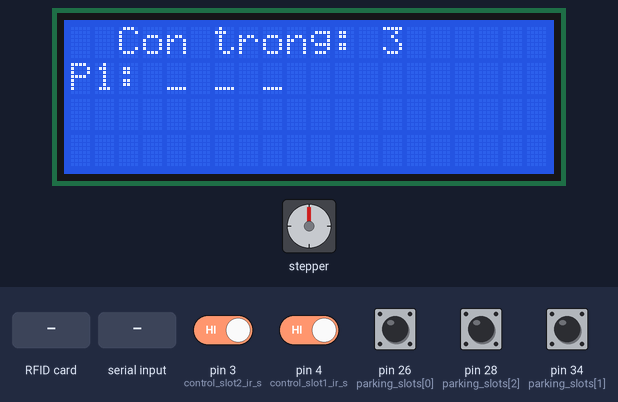
Simulated run of this sketch. Board: Arduino Mega 2560, built with avr-gcc and run on an emulated ATmega2560. Parts: 20×4 character LCD, stepper motor. The test bench sets the inputs (shaded band); at power-on: pin 3 (control_slot2_ir_s), pin 4 (control_slot1_ir_s), pin 26 (parking_slots[0]), pin 28 (parking_slots[2]), pin 34 (parking_slots[1]) HIGH. Stepper angles assume 2048 steps per turn; what the sketch prints to the serial monitor is not drawn.

Above: at 1.3 s.
1.4 s: RFID card 5E 7A 19 C4 held to the reader
At 2.9 s:
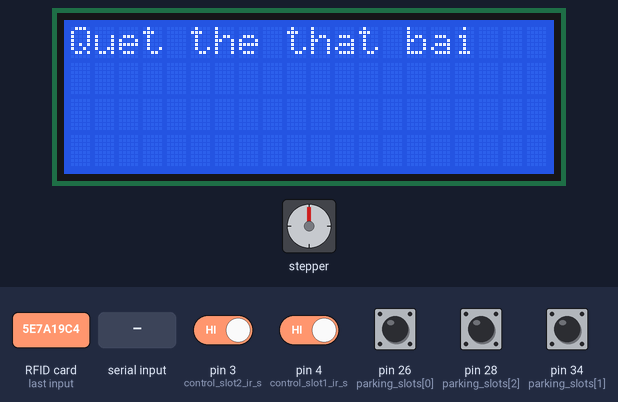
5.7 s: pin 26 (parking_slots[0]) pulled LOW for 1 s
At 7.5 s:
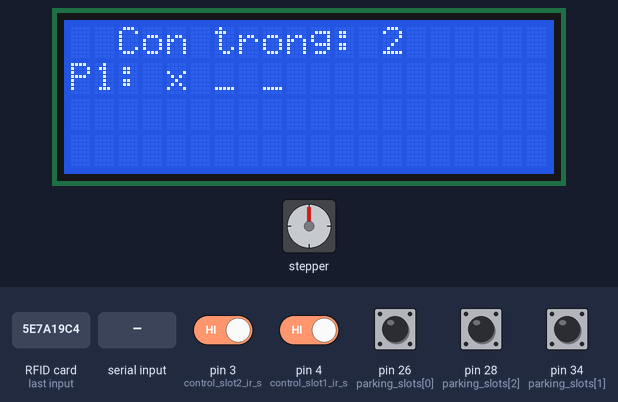
9.8 s: pin 28 (parking_slots[2]) pulled LOW for 1 s
At 11.8 s:
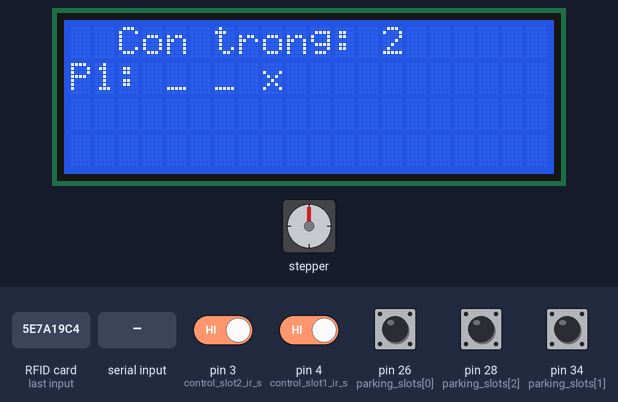
13.9 s: pin 34 (parking_slots[1]) pulled LOW for 1 s
At 14.9 s:
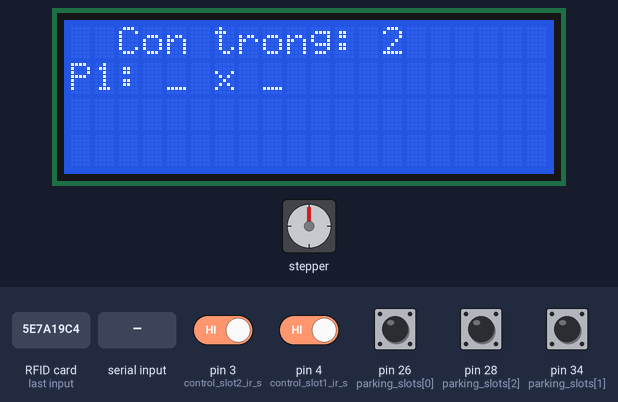
18.0 s: "1" received over Serial
At 19.9 s:
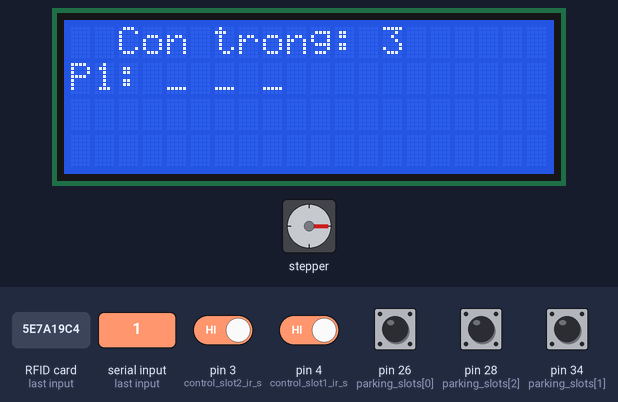
21.1 s: "1" received over Serial
Timing chart, 0 to 30.9 s (numbered marks = the images above; inputs shaded):
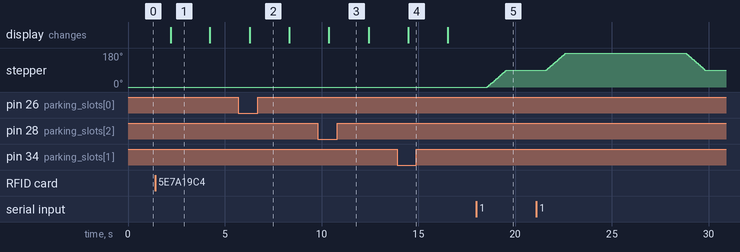

The sketch:

MIT_BaiDo.ino
```cpp
#include <Wire.h>
#include <LiquidCrystal_I2C.h>
#include <MFRC522.h>
#include <Stepper.h>

#define SS_PIN 53  // Pin SS cho RFID trên Arduino Mega
#define RST_PIN 7  // Pin RST cho RFID trên Arduino Mega
MFRC522 rfid(SS_PIN, RST_PIN);

LiquidCrystal_I2C lcd(0x27, 20, 4); // LCD 20x4 với địa chỉ I2C 0x27

const int stepsPerRevolution = 2048; // Số bước cho một vòng quay hoàn chỉnh
Stepper myStepper(stepsPerRevolution, 8, 10, 9, 11); // Chân kết nối động cơ bước
int gateStatus = 0;

char incoming_value;

int parking_slots[] = {26, 34, 28};

int control_slot1_ir_s = 4; // Cảm biến hồng ngoại lối vào
int control_slot2_ir_s = 3; // Cảm biến hồng ngoại lối ra

String status_sensor[] = {"_","_","_"};  // trạng thái bãi đỗ xe : _ : empty , x : busy
int total_slot; // tổng số vị trí
int empty_slot; // số vị trí trống
const int interval = 5000;   // khoảng thời gian cửa mở (5 giây)
unsigned long previousMillis = 0;  // lưu thời gian cuối cùng cửa được mở

void setup() {
  Serial.begin(9600);
  SPI.begin();
  rfid.PCD_Init();

  total_slot = sizeof(parking_slots) / sizeof(parking_slots[0]);
  empty_slot = sizeof(parking_slots) / sizeof(parking_slots[0]); // khi khởi động thì mọi vị trí đều trống, empty = total_slot
  for (int i = 0; i < total_slot; i++) {
    pinMode(parking_slots[i], INPUT_PULLUP);
  }
  pinMode(control_slot1_ir_s, INPUT_PULLUP);
  pinMode(control_slot2_ir_s, INPUT_PULLUP);

  lcd.init();
  lcd.backlight();

  myStepper.setSpeed(15); // Tốc độ của động cơ bước
}

void loop() {
  // Bật tắt cần gạt từ app
  if (Serial.available() > 0) {
    incoming_value = Serial.read();
    Serial.println(incoming_value);
    if (incoming_value == '1') {
      Serial.println("SHOW_MESSAGE| Mo cong thanh cong");
      myStepper.step(0.25*stepsPerRevolution);
      previousMillis = millis();
    }
    else{
      closeGateIfNeeded();

    }
  }

  checkParkingSlots();   // cập nhật trạng thái bãi đỗ xe : _ : empty , x : busy
  displayLCD();
  bool rfidStatus = readRFID();

  if (rfidStatus == true) {
      if (digitalRead(control_slot1_ir_s) == LOW ) {    // mở cửa lối vào
          handleEntry();
      }

      if (digitalRead(control_slot2_ir_s) == LOW ) { // mở cửa lối ra
          handleExit();
      }

      // mở cửa thất bại
      if (digitalRead(control_slot2_ir_s) == HIGH && digitalRead(control_slot1_ir_s) == HIGH) {
        LCD_fail();
      }
  }
  // đóng cửa
  closeGateIfNeeded();
  delay(2000);
}


void checkParkingSlots() {
  String message = "PARKING_STATUS";
  empty_slot = total_slot;
  for(int i=0; i < total_slot; i++){
    if(digitalRead(parking_slots[i]) == LOW){
      status_sensor[i] = "x" ;
      message += "|1";
      empty_slot -= 1;
    }
    else{
      status_sensor[i] = "_";
      message += "|0";
    }
  }
  Serial.println(message);
}

void handleEntry() {
    if (empty_slot > 0) {
      openGateIfNeeded();

      LCD_entry();
    }
    else {
      LCD_fullslot();
    }
}

void handleExit() {
    openGateIfNeeded();
    LCD_exit();
}

void openGateIfNeeded(){
  myStepper.step(0.25*stepsPerRevolution);
  Serial.println("GATE_STATUS|1");
  previousMillis = millis();

}

void closeGateIfNeeded() {
  if (previousMillis > 0 && millis() - previousMillis >= interval) {
    Serial.println("Close");
    myStepper.step(-0.25 * stepsPerRevolution);
    previousMillis = 0;  // Reset previousMillis để không quay lại ngay lập tức
    Serial.println("GATE_STATUS|0");
    Serial.println("SHOW_MESSAGE| Dong cong thanh cong");
  }
}

bool readRFID() {
  if (!rfid.PICC_IsNewCardPresent() || !rfid.PICC_ReadCardSerial()) {
    return false;
  }

  Serial.print("Card ID: ");
  for (byte i = 0; i < rfid.uid.size; i++) {
    Serial.print(rfid.uid.uidByte[i] < 0x10 ? " 0" : " ");
    Serial.print(rfid.uid.uidByte[i], HEX);
  }
  Serial.println();
  return true;
}
void displayLCD() {
  lcd.clear();
  lcd.setCursor(2, 0);
  lcd.print("Con trong: ");
  lcd.print(empty_slot);

  lcd.setCursor(0, 1);
  lcd.print("P1: ");
  lcd.print(status_sensor[0]);
  lcd.print(" ");
  lcd.print(status_sensor[1]);
  lcd.print(" ");
  lcd.print(status_sensor[2]);
}

void LCD_entry(){
  lcd.clear();
  lcd.setCursor(0, 1);
  lcd.print("Quet the thanh cong");
  lcd.setCursor(0, 2);
  lcd.print("Chao mung ban da den");
  Serial.println("SHOW_MESSAGE| Mo cong thanh cong");
}

void LCD_exit(){
  lcd.clear();
  lcd.setCursor(0, 1);
  lcd.print("Quet the thanh cong");
  lcd.setCursor(0, 2);
  lcd.print("Hen gap lai");
  Serial.println("SHOW_MESSAGE| Mo cong thanh cong");
}

void LCD_fullslot(){
  lcd.clear();
  lcd.setCursor(0, 0);
  lcd.print("Het cho do xe");
  Serial.println("SHOW_MESSAGE| Het cho do xe");
}

void LCD_fail() {
  lcd.clear();
  lcd.setCursor(0, 0);
  lcd.print("Quet the that bai");
  Serial.println("SHOW_MESSAGE| Quet the that bai");
}
```

Measured:
- after the input at 1.4 s, the display: changes after 0.81 s (image 1)
- after the input at 5.7 s, the display: changes after 0.59 s (image 2)
- after the input at 9.8 s, the display: changes after 0.59 s (image 3)
- after the input at 13.9 s, the display: changes after 0.58 s (image 4)
- after the input at 18.0 s, stepper: turns 90° clockwise in 1.0 s, starting after 0.56 s
- what the display in image 1 shows lasts 2.0 s, from 2.2 s to 4.2 s
